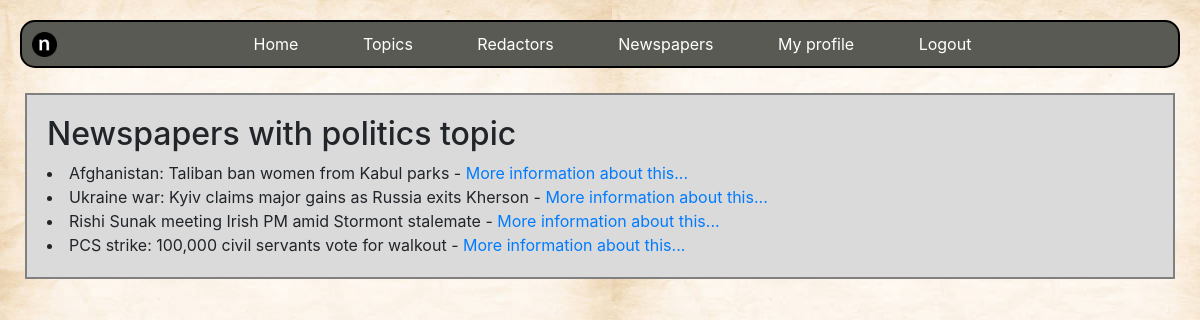
Screenshot of /topic/detail/2/ (signed in) with the database file from the repository.
### news/models.py (models this page shows, shortened)
class Topic(models.Model):
    name = models.CharField(max_length=255)

class Newspaper(models.Model):
    title = models.CharField(max_length=255)
    content = models.TextField(blank=True, null=True)
    published_date = models.DateTimeField(auto_now_add=True)
    topic = models.ForeignKey(
        Topic, related_name="newspaper", on_delete=models.SET_NULL, null=True
    )
    publishers = models.ManyToManyField("Redactor", related_name="newspapers")
    class Meta:
        ordering = ["-published_date"]

### news/views.py (the view)
class TopicDetailView(LoginRequiredMixin, generic.DetailView):
    model = Topic

### templates/news/topic_detail.html
{% extends "base.html" %}
{% block content %}
  <div class="content-details">
    <h2>Newspapers with {{ topic.name }} topic</h2>
    {% if topic.newspaper.all.count %}
      {% for newspaper in topic.newspaper.all %}
        <li>
          {{ newspaper.title }} -
          <a href="{% url 'news:newspaper-detail' pk=newspaper.id %}">
            More information about this...
        </a>
        </li>
      {% endfor %}
    {% else %}
      <p>We don't have newspapers with {{ topic.name }} topic</p>
    {% endif %}
  </div>
{% endblock %}

### static/styles.css (style rules this page uses)
body { margin-top: 20px; background-image: url("background.png"); }
.content-details { margin: 20px; }

### rows the page displays
Topic: name "politics"
Newspaper: title "Afghanistan: Taliban ban women from Kabul parks"
Newspaper: title "Ukraine war: Kyiv claims major gains as Russia exits Kherson"
Newspaper: title "Rishi Sunak meeting Irish PM amid Stormont stalemate"
Newspaper: title "PCS strike: 100,000 civil servants vote for walkout"
